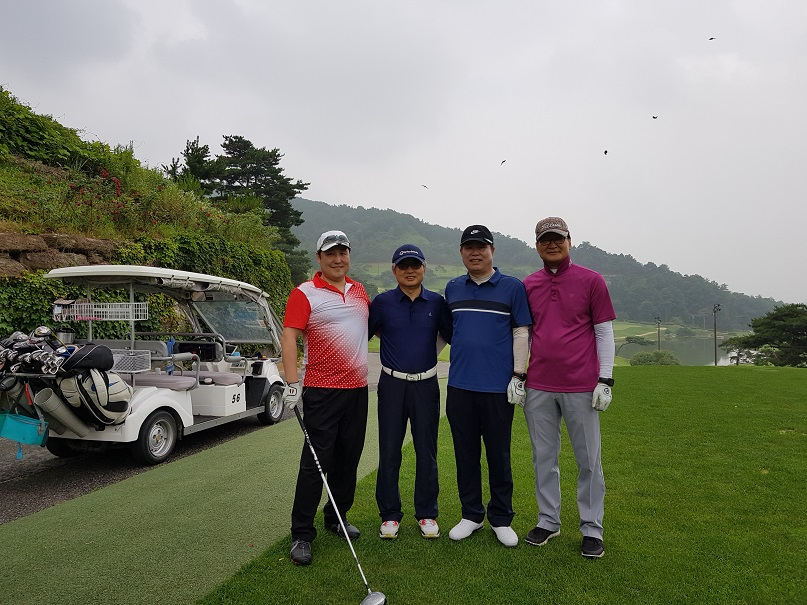
#> input picture python/test.jpg, 807 x 605 px
$ python test05_imgfileproc.py
#> lines starting #> are read from the running program, lines starting #| are printed output that depends on the picture
import numpy as np
import cv2

img = cv2.imread('test.jpg', 1)
#> img is the input picture: shape (605, 807, 3); mean B, G, R 110.3, 124.8, 122.8
img_tommy = cv2.imread('img.jpg', 1)
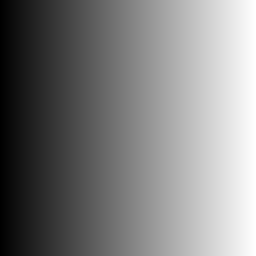
#> input picture python/img.jpg, 256 x 256 px
#> img_tommy is the input picture: shape (256, 256, 3); min 0, max 255, mean 127.5

print(img.shape)
#| (605, 807, 3)
print(img.size)
#| 1464705
print(img.dtype)
#| uint8

print(img_tommy.shape)
#| (256, 256, 3)

empty = np.zeros((img.shape[0], img.shape[1]), np.uint8)
img_empty1 = np.zeros((150, 150, 3), np.uint8)
img_empty2 = img_empty1

b, g, r = cv2.split(img)
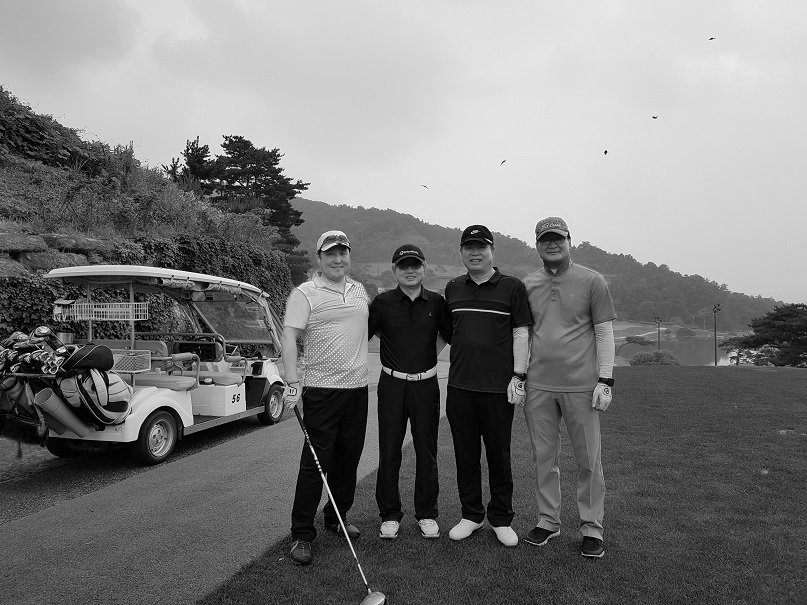
#> r: shape (605, 807); min 0, max 255, mean 122.8
img2 = cv2.merge((b, g, r))
img_b = cv2.merge((b, empty, empty))
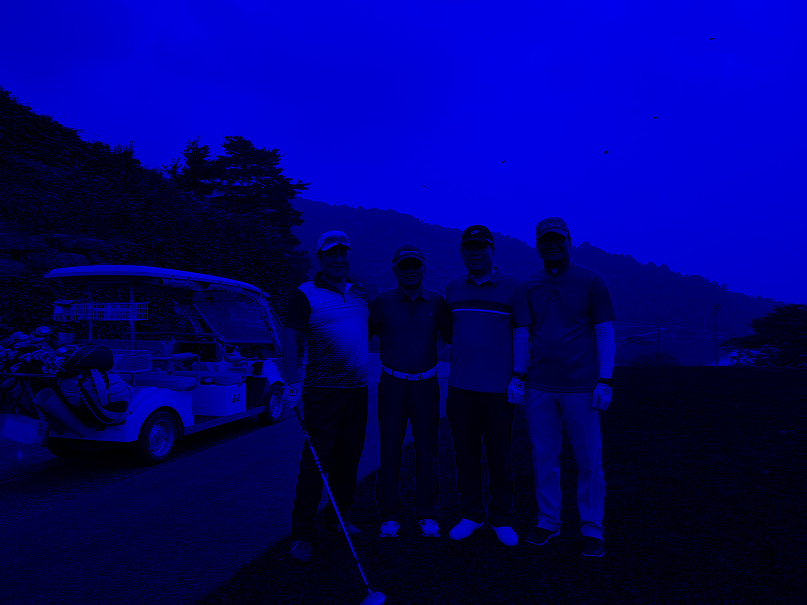
#> img_b: shape (605, 807, 3); mean of channels 0, 1, 2 110.3, 0, 0; drawn as B, G, R
img_g = cv2.merge((empty, g, empty))
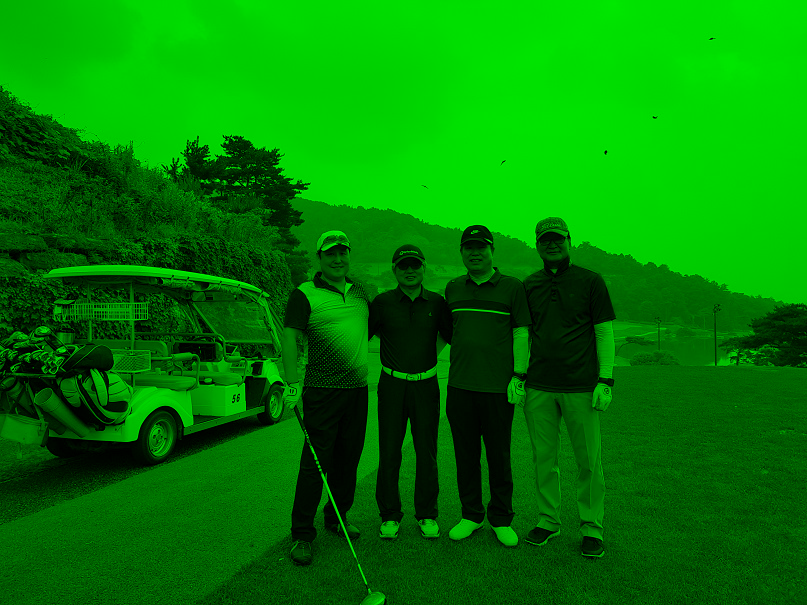
#> img_g: shape (605, 807, 3); mean of channels 0, 1, 2 0, 124.8, 0; drawn as B, G, R
img_r = cv2.merge((empty, empty, r))
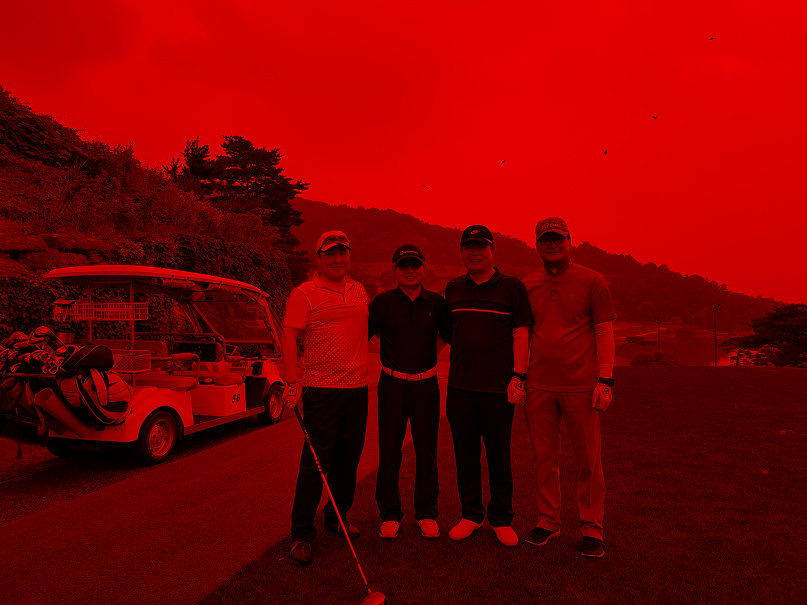
#> img_r: shape (605, 807, 3); mean of channels 0, 1, 2 0, 0, 122.8; drawn as B, G, R

img2 = cv2.resize(img, (int(
    img.shape[1]*0.6), int(img.shape[0]*0.6)), interpolation=cv2.INTER_LANCZOS4)
cv2.imshow('image', img2)
cv2.imshow('blue', img_b)
cv2.imshow('green', img_g)
cv2.imshow('red', img_r)


img_empty1 = img[200:350, 200:350]
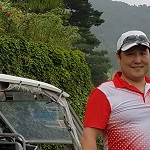
#> img_empty1: shape (150, 150, 3); mean B, G, R 72.9, 88.7, 99.4
img_empty2 = img[300:450, 300:450]
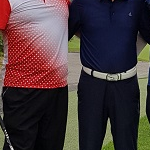
#> img_empty2: shape (150, 150, 3); mean B, G, R 58.2, 54.6, 71.1
#> (the run stopped early here; a loop or call above may not have finished)
